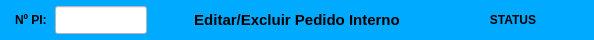
     <widget class="QWidget" name="widget_cabecalho" native="true">
      <property name="sizePolicy">
       <sizepolicy hsizetype="Preferred" vsizetype="Fixed">
        <horstretch>0</horstretch>
        <verstretch>0</verstretch>
       </sizepolicy>
      </property>
      <property name="minimumSize">
       <size>
        <width>0</width>
        <height>40</height>
       </size>
      </property>
      <property name="maximumSize">
       <size>
        <width>16777215</width>
        <height>40</height>
       </size>
      </property>
      <property name="styleSheet">
       <string notr="true">background-color: rgb(0, 170, 255);</string>
      </property>
      <layout class="QHBoxLayout" name="horizontalLayout">
       <property name="spacing">
        <number>0</number>
       </property>
       <property name="leftMargin">
        <number>15</number>
       </property>
       <property name="topMargin">
        <number>6</number>
       </property>
       <property name="rightMargin">
        <number>15</number>
       </property>
       <property name="bottomMargin">
        <number>6</number>
       </property>
       <item>
        <widget class="QLabel" name="label_3">
         <property name="sizePolicy">
          <sizepolicy hsizetype="Minimum" vsizetype="Preferred">
           <horstretch>0</horstretch>
           <verstretch>0</verstretch>
          </sizepolicy>
         </property>
         <property name="minimumSize">
          <size>
           <width>40</width>
           <height>0</height>
          </size>
         </property>
         <property name="maximumSize">
          <size>
           <width>40</width>
           <height>16777215</height>
          </size>
         </property>
         <property name="font">
          <font>
           <pointsize>9</pointsize>
           <weight>75</weight>
           <bold>true</bold>
          </font>
         </property>
         <property name="text">
          <string>Nº PI:</string>
         </property>
         <property name="alignment">
          <set>Qt::AlignLeading|Qt::AlignLeft|Qt::AlignVCenter</set>
         </property>
        </widget>
       </item>
       <item>
        <widget class="QLineEdit" name="line_Num_Ped">
         <property name="sizePolicy">
          <sizepolicy hsizetype="Fixed" vsizetype="Preferred">
           <horstretch>0</horstretch>
           <verstretch>0</verstretch>
          </sizepolicy>
         </property>
         <property name="maximumSize">
          <size>
           <width>92</width>
           <height>16777215</height>
          </size>
         </property>
         <property name="font">
          <font>
           <pointsize>12</pointsize>
          </font>
         </property>
         <property name="styleSheet">
          <string notr="true">background-color: rgb(255, 255, 255);</string>
         </property>
         <property name="inputMask">
          <string/>
         </property>
         <property name="text">
          <string/>
         </property>
         <property name="frame">
          <bool>true</bool>
         </property>
         <property name="echoMode">
          <enum>QLineEdit::Normal</enum>
         </property>
         <property name="alignment">
          <set>Qt::AlignCenter</set>
         </property>
         <property name="dragEnabled">
          <bool>false</bool>
         </property>
         <property name="placeholderText">
          <string/>
         </property>
        </widget>
       </item>
       <item>
        <widget class="QLabel" name="label_13">
         <property name="sizePolicy">
          <sizepolicy hsizetype="Minimum" vsizetype="Preferred">
           <horstretch>0</horstretch>
           <verstretch>0</verstretch>
          </sizepolicy>
         </property>
         <property name="minimumSize">
          <size>
           <width>300</width>
           <height>0</height>
          </size>
         </property>
         <property name="font">
          <font>
           <pointsize>11</pointsize>
           <weight>75</weight>
           <bold>true</bold>
          </font>
         </property>
         <property name="text">
          <string>Editar/Excluir Pedido Interno</string>
         </property>
         <property name="alignment">
          <set>Qt::AlignCenter</set>
         </property>
        </widget>
       </item>
       <item>
        <widget class="QLabel" name="label_Status">
         <property name="minimumSize">
          <size>
           <width>132</width>
           <height>0</height>
          </size>
         </property>
         <property name="maximumSize">
          <size>
           <width>132</width>
           <height>16777215</height>
          </size>
         </property>
         <property name="font">
          <font>
           <pointsize>9</pointsize>
           <weight>75</weight>
           <bold>true</bold>
          </font>
         </property>
         <property name="text">
          <string>STATUS</string>
         </property>
         <property name="alignment">
          <set>Qt::AlignCenter</set>
         </property>
        </widget>
       </item>
      </layout>
     </widget>
